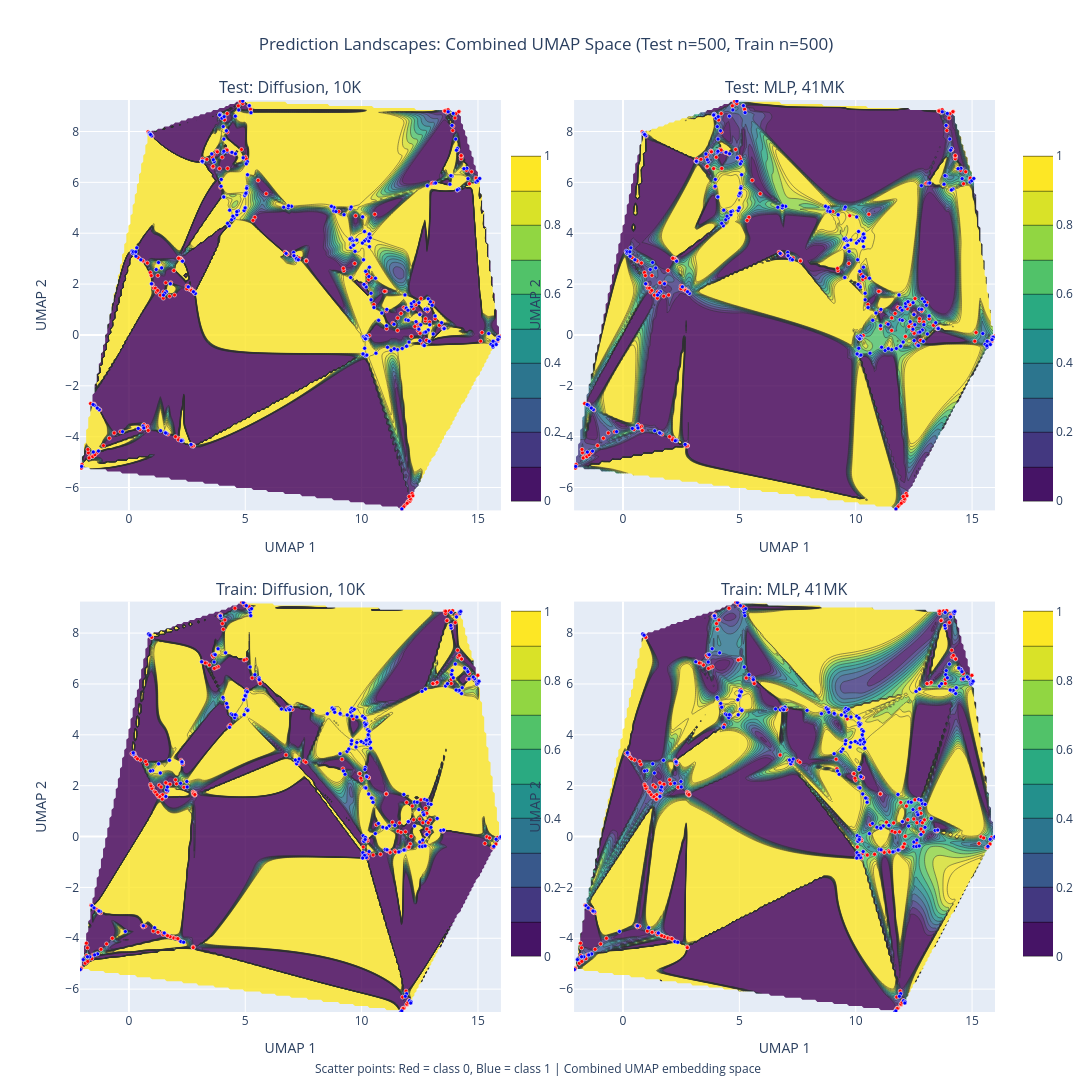

This figure's notebook cell:
### Code cell
# Create combined embeddings
x_s_combined = np.concatenate([x_s, train_x_s])
umap_embedding_combined = umap.UMAP(random_state=42).fit_transform(x_s_combined)

# Split the combined embedding back into test and train portions
n_test = len(x_s)
n_train = len(train_x_s)

umap_embedding_test = umap_embedding_combined[:n_test]
umap_embedding_train = umap_embedding_combined[n_test:]

# Get test coordinates and labels
x_test, y_test = umap_embedding_test[:, 0], umap_embedding_test[:, 1]
z_diff_test = diff_preds[:, 0]
z_conf_test = conf_preds[:, 0]
true_labels_test = y_s[:, 0]

# Get train coordinates and labels
x_train, y_train = umap_embedding_train[:, 0], umap_embedding_train[:, 1]
z_diff_train = train_diff_preds[:, 0]
z_conf_train = train_conf_preds[:, 0]
true_labels_train = train_y_s[:, 0]

# Create common interpolation grid for the entire combined space
x_min_combined = umap_embedding_combined[:, 0].min()
x_max_combined = umap_embedding_combined[:, 0].max()
y_min_combined = umap_embedding_combined[:, 1].min()
y_max_combined = umap_embedding_combined[:, 1].max()

grid_x, grid_y = np.meshgrid(
    np.linspace(x_min_combined, x_max_combined, 200),
    np.linspace(y_min_combined, y_max_combined, 200),
)

# Interpolate predictions onto the common grid
grid_z_diff_test = griddata(
    (x_test, y_test), z_diff_test, (grid_x, grid_y), method="cubic"
)
grid_z_conf_test = griddata(
    (x_test, y_test), z_conf_test, (grid_x, grid_y), method="cubic"
)
grid_z_diff_train = griddata(
    (x_train, y_train), z_diff_train, (grid_x, grid_y), method="cubic"
)
grid_z_conf_train = griddata(
    (x_train, y_train), z_conf_train, (grid_x, grid_y), method="cubic"
)

# Calculate common color scale range across all data
z_min = min(
    z_diff_test.min(), z_conf_test.min(), z_diff_train.min(), z_conf_train.min()
)
z_max = max(
    z_diff_test.max(), z_conf_test.max(), z_diff_train.max(), z_conf_train.max()
)

# Create 2x2 subplots
fig = make_subplots(
    rows=2,
    cols=2,
    subplot_titles=(
        "Test: Diffusion, 10K",
        "Test: MLP, 41MK",
        "Train: Diffusion, 10K",
        "Train: MLP, 41MK",
    ),
    horizontal_spacing=0.08,
    vertical_spacing=0.1,
)

# ===== TOP ROW: TEST DATA =====

# Add test diffusion prediction contour
fig.add_trace(
    go.Contour(
        x=grid_x[0],
        y=grid_y[:, 0],
        z=grid_z_diff_test,
        colorscale="Viridis",
        showscale=True,
        opacity=0.8,
        name="Test Diffusion",
        zmin=z_min,
        zmax=z_max,
        colorbar=dict(x=0.46, len=0.4, y=0.75),
    ),
    row=1,
    col=1,
)

# Add test diffusion scatter points
fig.add_trace(
    go.Scatter(
        x=x_test,
        y=y_test,
        mode="markers",
        marker=dict(
            color=true_labels_test,
            colorscale=[[0, "red"], [1, "blue"]],
            size=4,
            line=dict(width=0.5, color="white"),
            showscale=False,
        ),
        name="Test True Labels",
        showlegend=False,
    ),
    row=1,
    col=1,
)

# Add test conformal prediction contour
fig.add_trace(
    go.Contour(
        x=grid_x[0],
        y=grid_y[:, 0],
        z=grid_z_conf_test,
        colorscale="Viridis",
        showscale=True,
        opacity=0.8,
        name="Test Conformal",
        zmin=z_min,
        zmax=z_max,
        colorbar=dict(x=1.02, len=0.4, y=0.75),
    ),
    row=1,
    col=2,
)

# Add test conformal scatter points
fig.add_trace(
    go.Scatter(
        x=x_test,
        y=y_test,
        mode="markers",
        marker=dict(
            color=true_labels_test,
            colorscale=[[0, "red"], [1, "blue"]],
            size=4,
            line=dict(width=0.5, color="white"),
            showscale=False,
        ),
        name="Test True Labels",
        showlegend=False,
    ),
    row=1,
    col=2,
)

# ===== BOTTOM ROW: TRAIN DATA =====

# Add train diffusion prediction contour
fig.add_trace(
    go.Contour(
        x=grid_x[0],
        y=grid_y[:, 0],
        z=grid_z_diff_train,
        colorscale="Viridis",
        showscale=True,
        opacity=0.8,
        name="Train Diffusion",
        zmin=z_min,
        zmax=z_max,
        colorbar=dict(x=0.46, len=0.4, y=0.25),
    ),
    row=2,
    col=1,
)

# Add train diffusion scatter points
fig.add_trace(
    go.Scatter(
        x=x_train,
        y=y_train,
        mode="markers",
        marker=dict(
            color=true_labels_train,
            colorscale=[[0, "red"], [1, "blue"]],
            size=4,
            line=dict(width=0.5, color="white"),
            showscale=False,
        ),
        name="Train True Labels",
        showlegend=False,
    ),
    row=2,
    col=1,
)

# Add train conformal prediction contour
fig.add_trace(
    go.Contour(
        x=grid_x[0],
        y=grid_y[:, 0],
        z=grid_z_conf_train,
        colorscale="Viridis",
        showscale=True,
        opacity=0.8,
        name="Train Conformal",
        zmin=z_min,
        zmax=z_max,
        colorbar=dict(x=1.02, len=0.4, y=0.25),
    ),
    row=2,
    col=2,
)

# Add train conformal scatter points
fig.add_trace(
    go.Scatter(
        x=x_train,
        y=y_train,
        mode="markers",
        marker=dict(
            color=true_labels_train,
            colorscale=[[0, "red"], [1, "blue"]],
            size=4,
            line=dict(width=0.5, color="white"),
            showscale=False,
        ),
        name="Train True Labels",
        showlegend=False,
    ),
    row=2,
    col=2,
)

# Update layout
fig.update_layout(
    title_text=f"Prediction Landscapes: Combined UMAP Space (Test n={len(diff_preds)}, Train n={len(train_diff_preds)})",
    width=1600,
    height=1200,
    title_x=0.5,
    annotations=list(fig.layout.annotations)
    + [
        dict(
            text="Scatter points: Red = class 0, Blue = class 1 | Combined UMAP embedding space",
            showarrow=False,
            xref="paper",
            yref="paper",
            x=0.5,
            y=-0.05,
            xanchor="center",
            yanchor="top",
            font=dict(size=12),
        )
    ],
)

# Use the same axis ranges for all subplots (combined UMAP space)
x_range_combined = [x_min_combined, x_max_combined]
y_range_combined = [y_min_combined, y_max_combined]

# Apply common ranges to all subplots
fig.update_xaxes(title_text="UMAP 1", range=x_range_combined, row=1, col=1)
fig.update_xaxes(title_text="UMAP 1", range=x_range_combined, row=1, col=2)
fig.update_xaxes(title_text="UMAP 1", range=x_range_combined, row=2, col=1)
fig.update_xaxes(title_text="UMAP 1", range=x_range_combined, row=2, col=2)

fig.update_yaxes(title_text="UMAP 2", range=y_range_combined, row=1, col=1)
fig.update_yaxes(title_text="UMAP 2", range=y_range_combined, row=1, col=2)
fig.update_yaxes(title_text="UMAP 2", range=y_range_combined, row=2, col=1)
fig.update_yaxes(title_text="UMAP 2", range=y_range_combined, row=2, col=2)

fig.show()

### Figure 1 — Plotly figure (JSON) as saved in the notebook; plotly's stock layout.template omitted (floating-point values rounded to 4 significant figures; data arrays with more than 128 entries replaced by an {"elided": "..."} marker saying what was removed)
{"data": [{"colorbar": {"len": 0.4, "x": 0.46, "y": 0.75}, "colorscale": [[0.0, "#440154"], [0.1111, "#482878"], [0.2222, "#3e4989"], [0.3333, "#31688e"], [0.4444, "#26828e"], [0.5556, "#1f9e89"], [0.6667, "#35b779"], [0.7778, "#6ece58"], [0.8889, "#b5de2b"], [1.0, "#fde725"]], "name": "Test Diffusion", "opacity": 0.8, "showscale": true, "x": {"elided": "200 float values"}, "y": {"elided": "200 float values"}, "z": {"elided": "200x200 float values"}, "zmax": 1.0, "zmin": 6.422e-10, "type": "contour", "xaxis": "x", "yaxis": "y"}, {"marker": {"color": {"elided": "500 float values"}, "colorscale": [[0, "red"], [1, "blue"]], "line": {"color": "white", "width": 0.5}, "showscale": false, "size": 4}, "mode": "markers", "name": "Test True Labels", "showlegend": false, "x": {"elided": "500 float values"}, "y": {"elided": "500 float values"}, "type": "scatter", "xaxis": "x", "yaxis": "y"}, {"colorbar": {"len": 0.4, "x": 1.02, "y": 0.75}, "colorscale": [[0.0, "#440154"], [0.1111, "#482878"], [0.2222, "#3e4989"], [0.3333, "#31688e"], [0.4444, "#26828e"], [0.5556, "#1f9e89"], [0.6667, "#35b779"], [0.7778, "#6ece58"], [0.8889, "#b5de2b"], [1.0, "#fde725"]], "name": "Test Conformal", "opacity": 0.8, "showscale": true, "x": {"elided": "200 float values"}, "y": {"elided": "200 float values"}, "z": {"elided": "200x200 float values"}, "zmax": 1.0, "zmin": 6.422e-10, "type": "contour", "xaxis": "x2", "yaxis": "y2"}, {"marker": {"color": {"elided": "500 float values"}, "colorscale": [[0, "red"], [1, "blue"]], "line": {"color": "white", "width": 0.5}, "showscale": false, "size": 4}, "mode": "markers", "name": "Test True Labels", "showlegend": false, "x": {"elided": "500 float values"}, "y": {"elided": "500 float values"}, "type": "scatter", "xaxis": "x2", "yaxis": "y2"}, {"colorbar": {"len": 0.4, "x": 0.46, "y": 0.25}, "colorscale": [[0.0, "#440154"], [0.1111, "#482878"], [0.2222, "#3e4989"], [0.3333, "#31688e"], [0.4444, "#26828e"], [0.5556, "#1f9e89"], [0.6667, "#35b779"], [0.7778, "#6ece58"], [0.8889, "#b5de2b"], [1.0, "#fde725"]], "name": "Train Diffusion", "opacity": 0.8, "showscale": true, "x": {"elided": "200 float values"}, "y": {"elided": "200 float values"}, "z": {"elided": "200x200 float values"}, "zmax": 1.0, "zmin": 6.422e-10, "type": "contour", "xaxis": "x3", "yaxis": "y3"}, {"marker": {"color": {"elided": "500 float values"}, "colorscale": [[0, "red"], [1, "blue"]], "line": {"color": "white", "width": 0.5}, "showscale": false, "size": 4}, "mode": "markers", "name": "Train True Labels", "showlegend": false, "x": {"elided": "500 float values"}, "y": {"elided": "500 float values"}, "type": "scatter", "xaxis": "x3", "yaxis": "y3"}, {"colorbar": {"len": 0.4, "x": 1.02, "y": 0.25}, "colorscale": [[0.0, "#440154"], [0.1111, "#482878"], [0.2222, "#3e4989"], [0.3333, "#31688e"], [0.4444, "#26828e"], [0.5556, "#1f9e89"], [0.6667, "#35b779"], [0.7778, "#6ece58"], [0.8889, "#b5de2b"], [1.0, "#fde725"]], "name": "Train Conformal", "opacity": 0.8, "showscale": true, "x": {"elided": "200 float values"}, "y": {"elided": "200 float values"}, "z": {"elided": "200x200 float values"}, "zmax": 1.0, "zmin": 6.422e-10, "type": "contour", "xaxis": "x4", "yaxis": "y4"}, {"marker": {"color": {"elided": "500 float values"}, "colorscale": [[0, "red"], [1, "blue"]], "line": {"color": "white", "width": 0.5}, "showscale": false, "size": 4}, "mode": "markers", "name": "Train True Labels", "showlegend": false, "x": {"elided": "500 float values"}, "y": {"elided": "500 float values"}, "type": "scatter", "xaxis": "x4", "yaxis": "y4"}], "layout": {"xaxis": {"anchor": "y", "domain": [0.0, 0.46], "title": {"text": "UMAP 1"}, "range": [-2.102, 15.98]}, "yaxis": {"anchor": "x", "domain": [0.55, 1.0], "title": {"text": "UMAP 2"}, "range": [-6.899, 9.239]}, "xaxis2": {"anchor": "y2", "domain": [0.54, 1.0], "title": {"text": "UMAP 1"}, "range": [-2.102, 15.98]}, "yaxis2": {"anchor": "x2", "domain": [0.55, 1.0], "title": {"text": "UMAP 2"}, "range": [-6.899, 9.239]}, "xaxis3": {"anchor": "y3", "domain": [0.0, 0.46], "title": {"text": "UMAP 1"}, "range": [-2.102, 15.98]}, "yaxis3": {"anchor": "x3", "domain": [0.0, 0.45], "title": {"text": "UMAP 2"}, "range": [-6.899, 9.239]}, "xaxis4": {"anchor": "y4", "domain": [0.54, 1.0], "title": {"text": "UMAP 1"}, "range": [-2.102, 15.98]}, "yaxis4": {"anchor": "x4", "domain": [0.0, 0.45], "title": {"text": "UMAP 2"}, "range": [-6.899, 9.239]}, "annotations": [{"font": {"size": 16}, "showarrow": false, "text": "Test: Diffusion, 10K", "x": 0.23, "xanchor": "center", "xref": "paper", "y": 1.0, "yanchor": "bottom", "yref": "paper"}, {"font": {"size": 16}, "showarrow": false, "text": "Test: MLP, 41MK", "x": 0.77, "xanchor": "center", "xref": "paper", "y": 1.0, "yanchor": "bottom", "yref": "paper"}, {"font": {"size": 16}, "showarrow": false, "text": "Train: Diffusion, 10K", "x": 0.23, "xanchor": "center", "xref": "paper", "y": 0.45, "yanchor": "bottom", "yref": "paper"}, {"font": {"size": 16}, "showarrow": false, "text": "Train: MLP, 41MK", "x": 0.77, "xanchor": "center", "xref": "paper", "y": 0.45, "yanchor": "bottom", "yref": "paper"}, {"font": {"size": 12}, "showarrow": false, "text": "Scatter points: Red = class 0, Blue = class 1 | Combined UMAP embedding space", "x": 0.5, "xanchor": "center", "xref": "paper", "y": -0.05, "yanchor": "top", "yref": "paper"}], "title": {"text": "Prediction Landscapes: Combined UMAP Space (Test n=500, Train n=500)", "x": 0.5}, "width": 1600, "height": 1200}}
